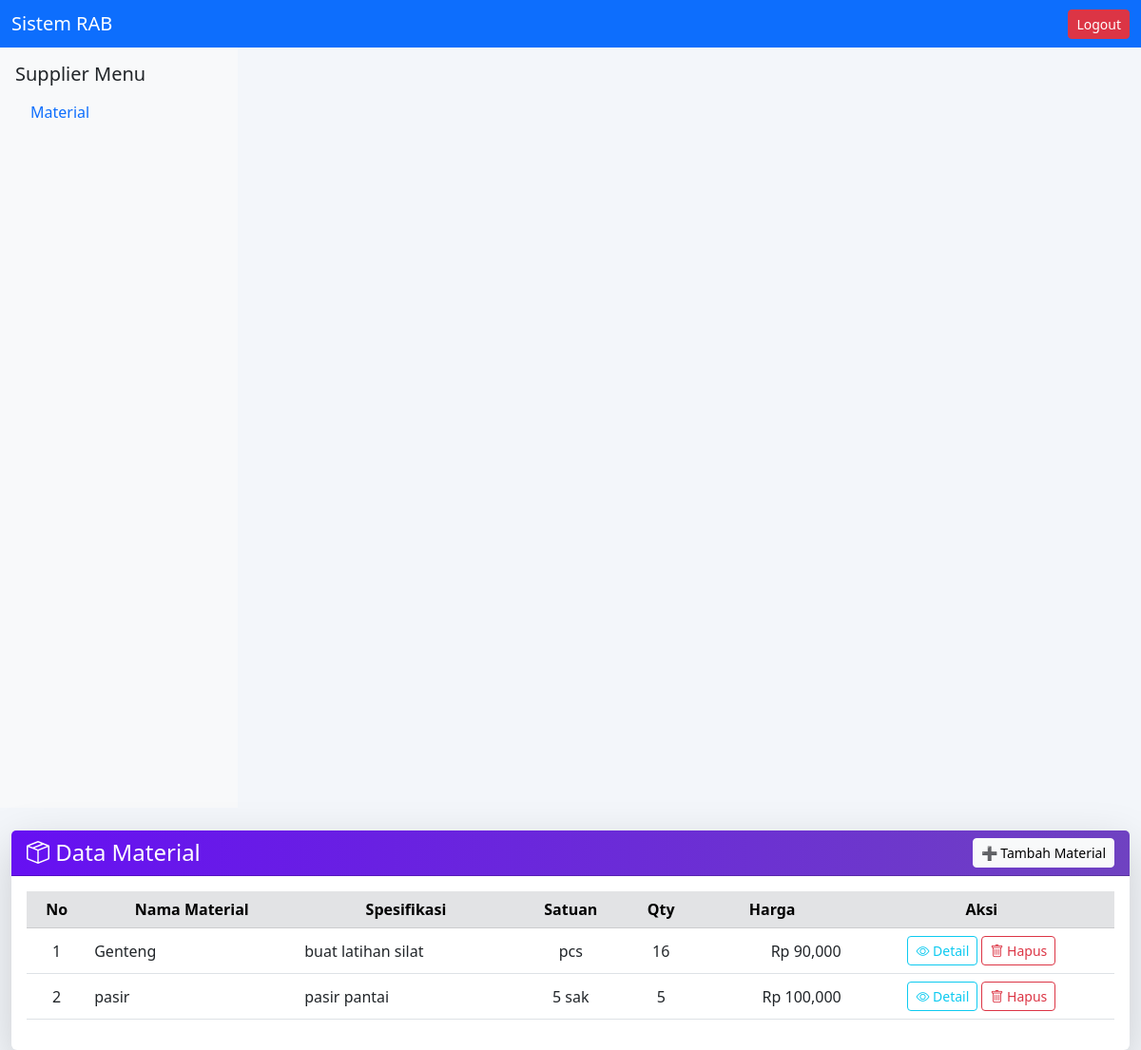
The page /views/material.php (signed in) on the database as committed earlier.
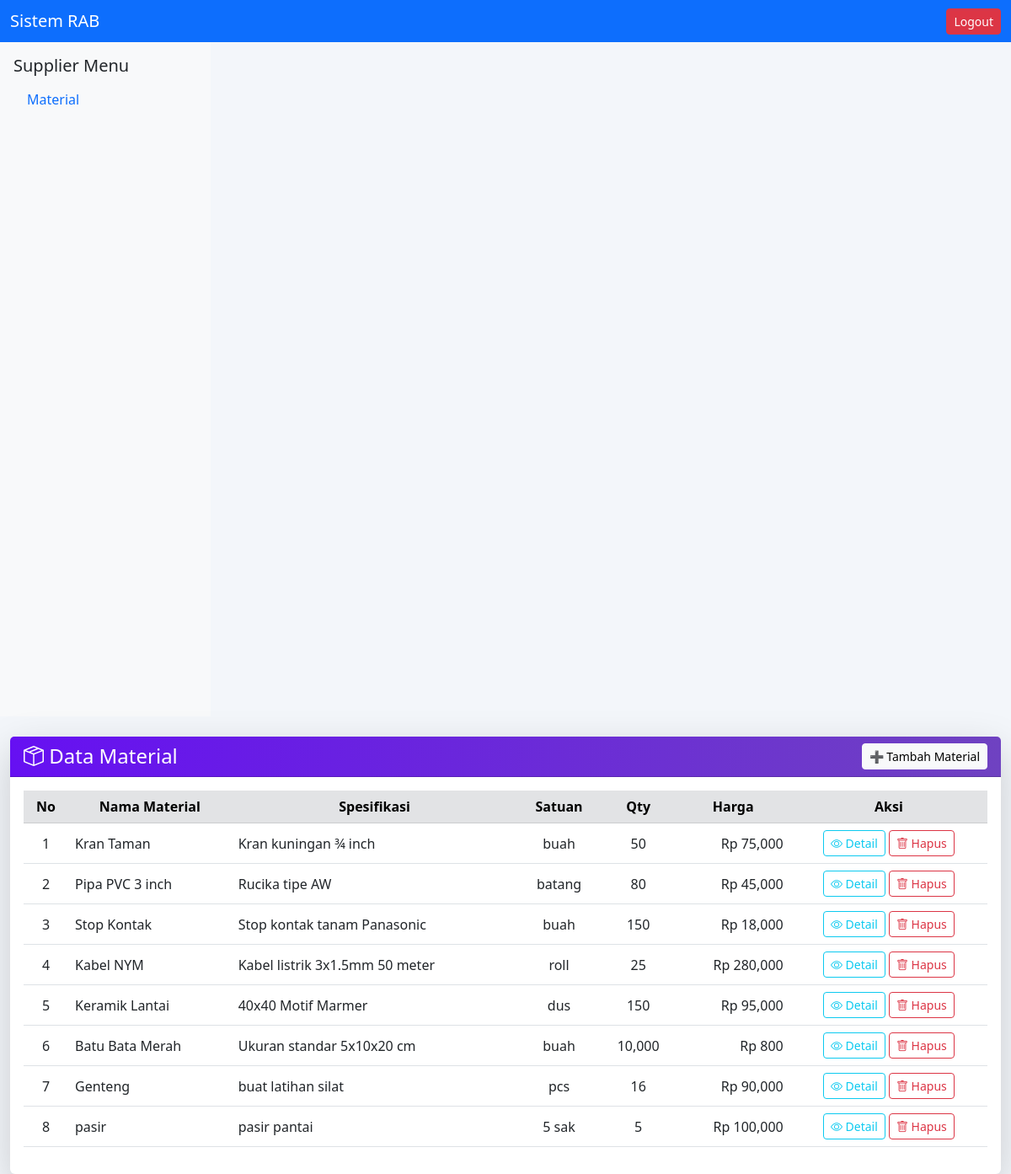
The same page on the database as committed later.
### tables this page shows
CREATE TABLE `material` (
  `id_material` int(11) NOT NULL,
  `id_user` int(11) DEFAULT NULL,
  `name` varchar(100) DEFAULT NULL,
  `specification` text DEFAULT NULL,
  `unit` varchar(20) DEFAULT NULL,
  `quantity` int(11) DEFAULT NULL,
  `price` int(11) DEFAULT NULL
);

### views/material.php (the view, shortened to what this page needs)
<?php
include '../config/database.php';
include '../partials/header.php';
include '../partials/sidebar.php';
$id_user = $_SESSION['id_user'];
$role = $_SESSION['role'];
if ($role === 'supplier') {
    $result = mysqli_query($conn, "SELECT * FROM material WHERE id_user='$id_user' ORDER BY id_material DESC");
} else {
    $result = mysqli_query($conn, "SELECT m.*, u.nama AS supplier_name
                                   FROM material m
                                   LEFT JOIN users u ON m.id_user = u.id_user
                                   ORDER BY m.id_material DESC");
}
?>
<!DOCTYPE html>
<html lang="id">
<head>
  <link href="https://cdn.jsdelivr.net/npm/bootstrap@5.3.0/dist/css/bootstrap.min.css" rel="stylesheet">
  <link href="https://cdn.jsdelivr.net/npm/bootstrap-icons@1.11.1/font/bootstrap-icons.css" rel="stylesheet">
</head>
<body style="background-color:#f3f6fa;">
<div class="container-fluid mt-4">
  <div class="card shadow-lg border-0">
    <div class="card-header text-white d-flex justify-content-between align-items-center"
         style="background: linear-gradient(90deg,#6610f2,#6f42c1);">
      <h4 class="mb-0"><i class="bi bi-box-seam"></i> Data Material</h4>
      <button class="btn btn-light btn-sm" data-bs-toggle="modal" data-bs-target="#createMaterial">
        ➕ Tambah Material
      </button>
    </div>
    <div class="card-body">
      <div class="table-responsive">
        <table class="table table-hover align-middle">
          <thead class="table-secondary text-center">
            <tr>
              <th>No</th>
              <th>Nama Material</th>
              <th>Spesifikasi</th>
              <th>Satuan</th>
              <th>Qty</th>
              <th>Harga</th>
              <th>Aksi</th>
            </tr>
          </thead>
          <tbody>
            <?php $no=1; while($m=mysqli_fetch_assoc($result)): ?>
              <tr>
                <td class="text-center"><?= $no++ ?></td>
                <td><?= htmlspecialchars($m['name']) ?></td>
                <td><?= htmlspecialchars($m['specification']) ?></td>
                <td class="text-center"><?= htmlspecialchars($m['unit']) ?></td>
                <td class="text-center"><?= number_format($m['quantity']) ?></td>
                <td class="text-end">Rp <?= number_format($m['price']) ?></td>
                <td class="text-center">
                  <a href="detailmaterial.php?id=<?= $m['id_material'] ?>" class="btn btn-sm btn-outline-info">
                    <i class="bi bi-eye"></i> Detail
                  </a>
                  <a href="?delete=<?= $m['id_material'] ?>"
                     onclick="return confirm('Yakin hapus material ini?')"
                     class="btn btn-sm btn-outline-danger">
                    <i class="bi bi-trash"></i> Hapus
                  </a>
                </td>
              </tr>
            <?php endwhile; ?>
          </tbody>
        </table>
      </div>
    </div>
  </div>
</div>
</body>
</html>

### partials/header.php
<nav class="navbar navbar-dark bg-primary">
  <div class="container-fluid">
    <span class="navbar-brand mb-0 h1">Sistem RAB</span>
    <a href="../logout.php" class="btn btn-danger btn-sm">Logout</a>
  </div>
</nav>

### partials/sidebar.php (shortened to what this page needs)
<?php $role = $_SESSION['role']; ?>
<div class="d-flex flex-column p-3 bg-light" style="width:250px;height:100vh;">
  <h5><?= ucfirst($role) ?> Menu</h5>
  <ul class="nav flex-column">
    <li><a href="../views/material.php" class="nav-link">Material</a></li>
  </ul>
</div>

Rows that differ between the two databases and show on the page:
added material: name "Kran Taman", specification "Kran kuningan ¾ inch", unit "buah", quantity "50", price "75,000"
added material: name "Pipa PVC 3 inch", specification "Rucika tipe AW", unit "batang", quantity "80", price "45,000"
added material: name "Stop Kontak", specification "Stop kontak tanam Panasonic", unit "buah", quantity "150", price "18,000"
added material: name "Kabel NYM", specification "Kabel listrik 3x1.5mm 50 meter", unit "roll", quantity "25", price "280,000"
added material: name "Keramik Lantai", specification "40x40 Motif Marmer", unit "dus", quantity "150", price "95,000"
added material: name "Batu Bata Merah", specification "Ukuran standar 5x10x20 cm", unit "buah", quantity "10,000", price "800"
